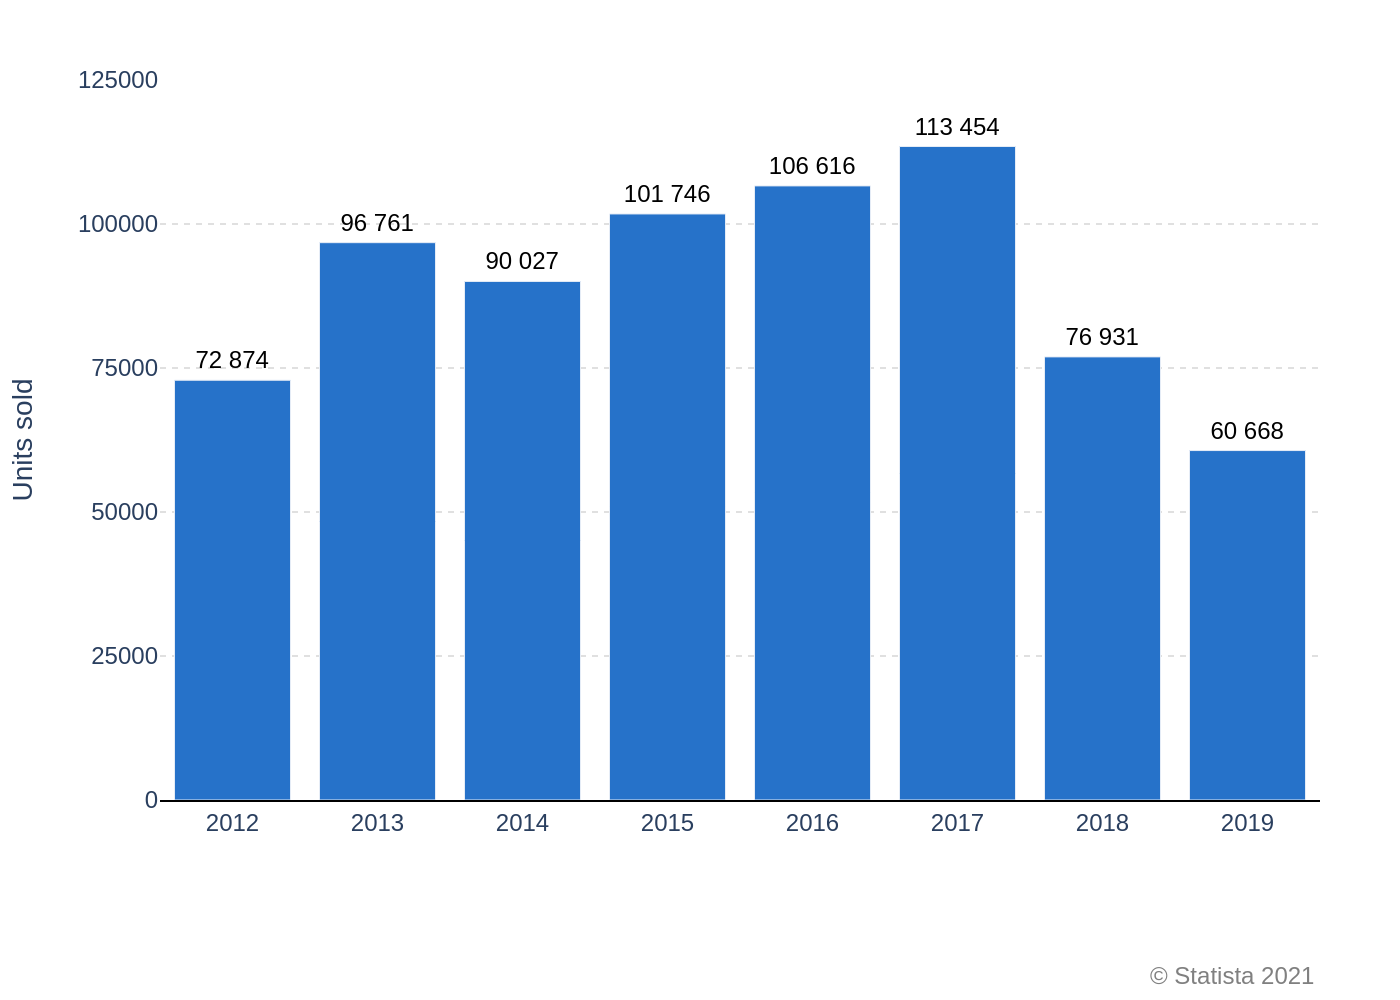

This chart was generated by the following Python code:
import sys
import json
import plotly.graph_objects as go
from pathlib import Path

if len(sys.argv) != 2:
    print("Usage: python <script_name>.py <json_file_path>")
    sys.exit(1)

json_file_path = Path(sys.argv[1])
if not json_file_path.is_file():
    print(f"Error: File not found at {json_file_path}")
    sys.exit(1)

with open(json_file_path, 'r', encoding='utf-8') as f:
    config = json.load(f)

chart_data = config['chart_data']
texts = config['texts']
colors = config['colors']

categories = [item['category'] for item in chart_data]
values = [item['value'] for item in chart_data]

# Format data labels with a space as a thousands separator, matching the original chart
formatted_text_labels = [f'{v:,}'.replace(',', ' ') for v in values]

fig = go.Figure()

fig.add_trace(go.Bar(
    x=categories,
    y=values,
    marker_color=colors[0],
    text=formatted_text_labels,
    textposition='outside',
    texttemplate='%{text}',
    textfont=dict(size=12, color='black'),
    cliponaxis=False
))

title_text = ''
if texts.get('title'):
    title_text += texts['title']
if texts.get('subtitle'):
    title_text += f'<br><sup>{texts["subtitle"]}</sup>'

fig.update_layout(
    title=dict(text=title_text, x=0.05, xanchor='left'),
    xaxis=dict(
        title_text=texts.get('x_axis_title'),
        showline=True,
        linecolor='black',
        linewidth=1,
        categoryorder='array',
        categoryarray=categories
    ),
    yaxis=dict(
        title_text=texts.get('y_axis_title'),
        range=[0, 125000],
        dtick=25000,
        showgrid=True,
        gridcolor='#e0e0e0',
        griddash='dot',
        tickformat=' ',  # Use space as thousands separator for axis labels
        showline=False
    ),
    font=dict(family="Arial", size=12),
    plot_bgcolor='white',
    showlegend=False,
    margin=dict(t=40, b=100, l=80, r=40),
    annotations=[
        dict(
            text=texts.get('source', ''),
            showarrow=False,
            xref='paper',
            yref='paper',
            x=1,
            y=-0.22,
            xanchor='right',
            yanchor='top',
            align='right',
            font=dict(size=12, color='grey')
        )
    ]
)

output_filename = json_file_path.stem + '.png'
fig.write_image(output_filename, scale=2)

print(f"Chart saved as {output_filename}")
